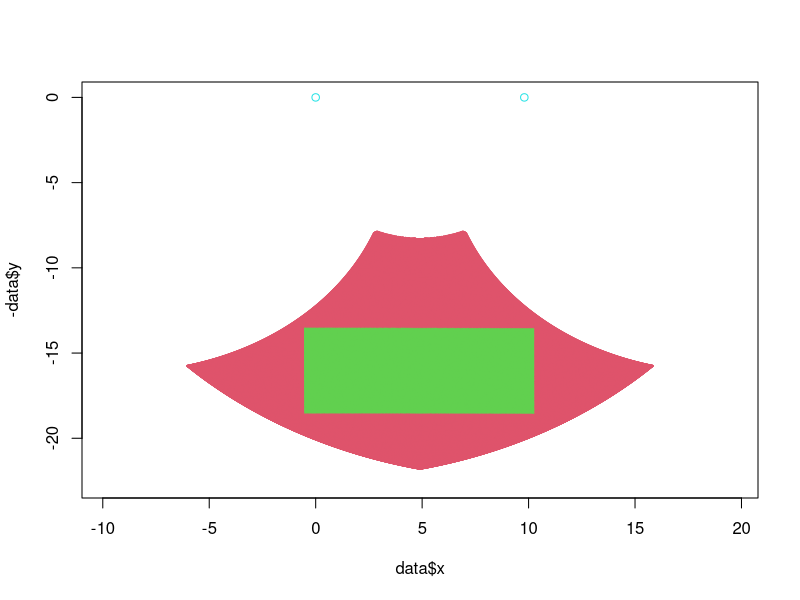

Here is the R script that generated this plot:
# Wooden Plotter
# Copyright (C) 2015 Nicolas Boichat
# 
# This program is free software: you can redistribute it and/or modify
# it under the terms of the GNU General Public License as published by
# the Free Software Foundation, either version 3 of the License, or
# (at your option) any later version.
# 
# This program is distributed in the hope that it will be useful,
# but WITHOUT ANY WARRANTY; without even the implied warranty of
# MERCHANTABILITY or FITNESS FOR A PARTICULAR PURPOSE.  See the
# GNU General Public License for more details.
# 
# You should have received a copy of the GNU General Public License
# along with this program.  If not, see <http://www.gnu.org/licenses/>.
# Inter-servo distance

d=9.8
# Length servo-kink
e=9.8
# Length kink-pen
f=9.8

# Angle limit on f segments
famax = 10

d=9.8; e=9.8; f=9.8
boundsx = c(-0.5, d+0.5)
boundsy = c(11, 16)

d=9.8; e=8.8; f=11.8
boundsx = c(-0.5, d+0.5)
boundsy = c(12.5, 17.5)

d=9.8; e=8.8; f=12.8
boundsx = c(-0.5, d+0.5)
boundsy = c(13.5, 18.5)

d=9.8; e=9.8; f=12.8
boundsx = c(-0.5, d+0.5)
boundsy = c(13.5, 18.5)

seqrep = seq(20,160,by=0.1)

# No, but, seriously, there must be a better way...
data = data.frame(a1=rep(seqrep,length(seqrep)), a2=sort(rep(seqrep,length(seqrep))))
#data = data.frame(a1=c(110,80), a2=180-c(80,110))
#data = data.frame(a1=seq(60,90), a2=c(180-75))
#data = data.frame(a1=20, a2=43)

data$x1=-e*cos(data$a1/180*pi)
data$y1=e*sin(data$a1/180*pi)
data$x2=d-e*cos(data$a2/180*pi)
data$y2=e*sin(data$a2/180*pi)

data$ver1 = (data$x1-0)**2+(data$y1-0)**2-e**2
data$ver2 = (data$x2-d)**2+(data$y2-0)**2-e**2

data$xm = (data$x1+data$x2)/2
data$ym = (data$y1+data$y2)/2

data$dm2 = (data$x1-data$x2)**2+(data$y1-data$y2)**2

# Normal vector
data$ndx = -(data$y2-data$y1)
data$ndy = data$x2-data$x1

data$ndnor = sqrt(data$ndx**2+data$ndy**2)
data$ndx = data$ndx/data$ndnor
data$ndy = data$ndy/data$ndnor

# Leftover length
data$dml = sqrt(f**2-data$dm2/4)
data$x = data$xm+data$ndx*data$dml
data$y = data$ym+data$ndy*data$dml

data$ver3 = (data$x1-data$x)**2+(data$y1-data$y)**2-f**2
data$ver4 = (data$x2-data$x)**2+(data$y2-data$y)**2-f**2

data$ang1b = atan2(data$y, -data$x)/pi*180
data$ang2b = atan2(data$y, -(data$x-d))/pi*180

data$convex = data$y > data$y1 & data$y > data$y2
data$convex = data$convex & data$ang1b-data$a1>10 &
              data$a2-data$ang2b>10

data$convex = data$convex & sqrt(data$dm2)/2 < f*cos(10*pi/180)

data = data[data$convex & !is.na(data$x),]

data$col = 1+data$convex
data$col[data$convex &
         data$x >= boundsx[1] & data$x < boundsx[2] &
         data$y >= boundsy[1] & data$y < boundsy[2]] = 3

png(paste("plot_", d, "-", e, "-", f, ".png", sep=""));
plot(data$x, -data$y, xlim=c(-d,2*d), ylim=c(-(e+f), 0), col=data$col, cex=0.03)
points(c(0, d), -c(0, 0), col=5)
dev.off()

# For debugging only, print the arms position
#lines(c(0, data$x1), -c(0,data$y1), col=3)
#lines(c(d, data$x2), -c(0,data$y2), col=3)

#lines(c(data$x, data$x1), -c(data$y,data$y1), col=4)
#lines(c(data$x, data$x2), -c(data$y,data$y2), col=4)

#pp = data[abs(data$x-d/2)<2 & data$y < 8,]
#plot(pp$x, pp$y)

#pp = data[abs(data$x-0)<0.1 & data$y > 9,]
# End of debugging

# Get interpolation database
space=0.2
sx = seq(boundsx[1], boundsx[2], by=space)
sy = seq(boundsy[1], boundsy[2], by=space)
interdata1 = matrix(ncol=length(sx),nrow=length(sy))
interdata2 = matrix(ncol=length(sx),nrow=length(sy))

for (i in seq(sx)) {
  x = sx[i]
  for (j in seq(sy)) {
    y = sy[j]
    minp = which.min((data$x-x)**2+(data$y-y)**2)
    interdata1[j,i] = data$a1[minp]
    interdata2[j,i] = data$a2[minp]
  }
}

write.table(c(boundsx, boundsy, space, length(sx), length(sy)), "info", row.names=FALSE, col.names=FALSE)
write.table(interdata1, "i1", row.names=FALSE, col.names=FALSE)
write.table(interdata2, "i2", row.names=FALSE, col.names=FALSE)

